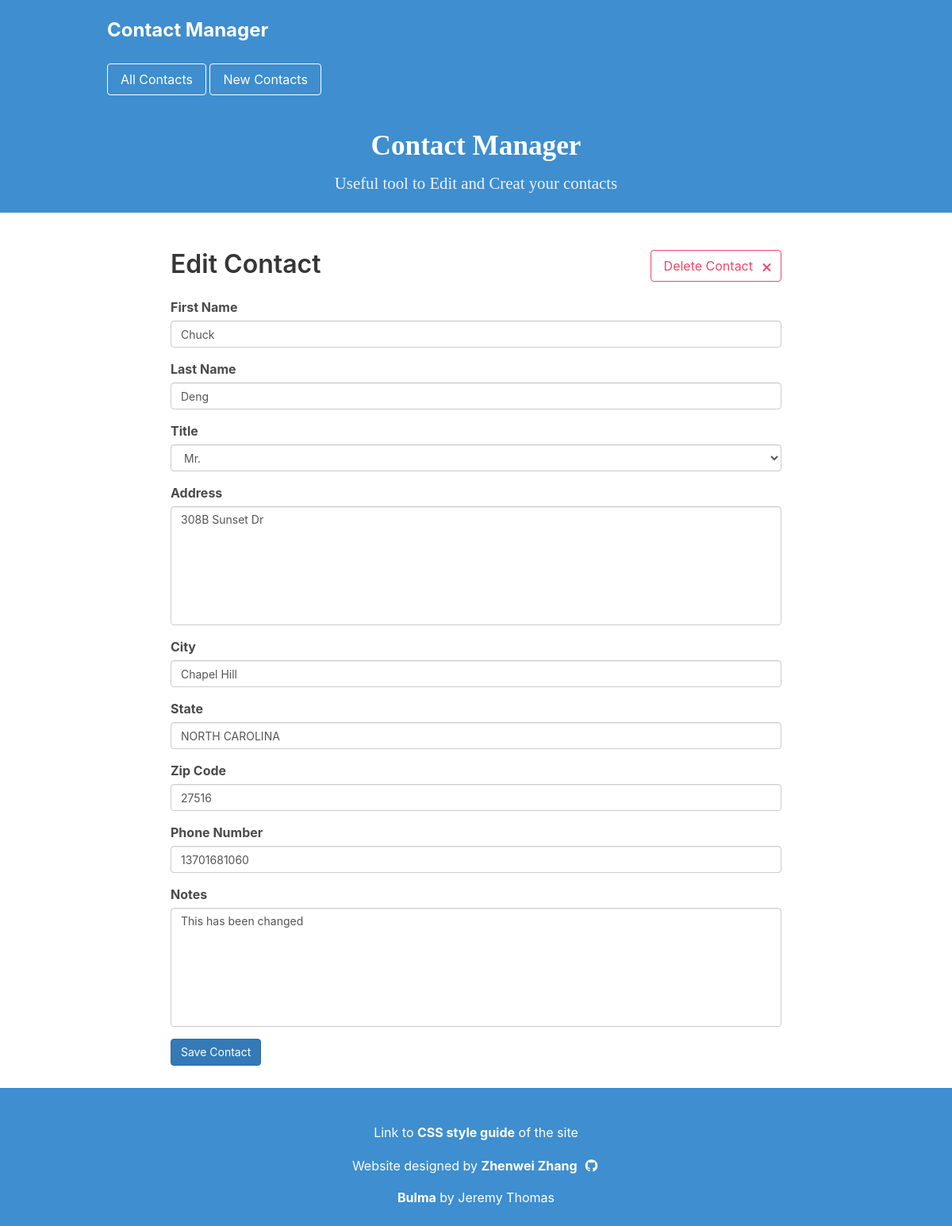
The page /edit.php?id=3 on the database its author committed.
### tables this page shows
CREATE TABLE `contacts` (
  `id` int(11) NOT NULL,
  `first_name` varchar(200) NOT NULL,
  `last_name` varchar(200) NOT NULL,
  `title` varchar(200) NOT NULL,
  `address` varchar(200) NOT NULL,
  `city` varchar(200) NOT NULL,
  `state` varchar(200) NOT NULL,
  `zip` varchar(200) NOT NULL,
  `phone` varchar(200) NOT NULL,
  `notes` text NOT NULL
);

### edit.php (the view, shortened to what this page needs)
<?php
  include 'header.php';
  $id = $_GET['id'];
  $stmt = $db->prepare('SELECT * from contacts WHERE id = :id LIMIT 1');
  $stmt->bindParam(':id', $id);
  $stmt->execute();
  $contact = $stmt->fetch(PDO::FETCH_ASSOC);
?>
<a href="/delete.php?id=<?= $contact['id']; ?>" class="button is-danger is-outlined is-pulled-right nounderline" >
    <span>Delete Contact</span>
    <span class="icon is-small">
      <i class="fa fa-times"></i>
    </span>
</a>
<h1 class ="title">Edit Contact</h1>
<form method="POST" action="/update.php">
  <div class="form-group">
    <label for="first_name">First Name</label>
    <input class="form-control" type="text" name="first_name" id="first_name" value="<?= $contact['first_name']; ?>" />
  </div>
  <div class="form-group">
    <label for="last_name">Last Name</label>
    <input class="form-control" type="text" name="last_name" id="last_name" value="<?= $contact['last_name']; ?>" />
  </div>
  <div class="form-group">
    <label for="title">Title</label>
    <select name="title" id="title" value="<?= $contact['title']; ?>" class="form-control">
      <option value="Mr."<?= ($contact['title'] == "Mr.") ? ' selected' : '' ?>>Mr.</option>
    </select>
  </div>
  <div class="form-group">
    <label for="address">Address</label>
    <textarea class="form-control" name="address" id="address"><?= $contact['address']; ?></textarea>
  </div>
  <div class="form-group">
    <label for="city">City</label>
    <input class="form-control" type="text" name="city" id="city" value="<?= $contact['city']; ?>" />
  </div>
  <div class="form-group">
    <label for="state">State</label>
    <input class="form-control" type="text" name="state" id="state" value="<?= $contact['state']; ?>" />
  </div>
  <div class="form-group">
    <label for="zip">Zip Code</label>
    <input class="form-control" type="text" name="zip" id="zip" value="<?= $contact['zip']; ?>" />
  </div>
  <div class="form-group">
    <label for="phone">Phone Number</label>
    <input class="form-control" type="text" name="phone" id="phone" value="<?= $contact['phone']; ?>" />
  </div>
  <div class="form-group">
    <label for="notes">Notes</label>
    <textarea class="form-control" name="notes" id="notes"><?= $contact['notes']; ?></textarea>
  </div>
  <button class="btn btn-primary">Save Contact</button>
</form>
<?php include 'footer.php'; ?>

### css/style.css (style rules this page uses)
textarea.form-control { resize: none; height: 150px; }
.btn { cursor:pointer; }
a.nounderline { text-decoration: none; }
.button.is-danger { background-color: #f81713; }
i.fa { padding-left: 3px; margin-top: 3px; }

### rows shown on the page
contacts: first_name "Chuck", last_name "Deng", title "Mr.", address "308B Sunset Dr", city "Chapel Hill", state "NORTH CAROLINA", zip "27516", phone "13701681060", notes "This has been changed"
